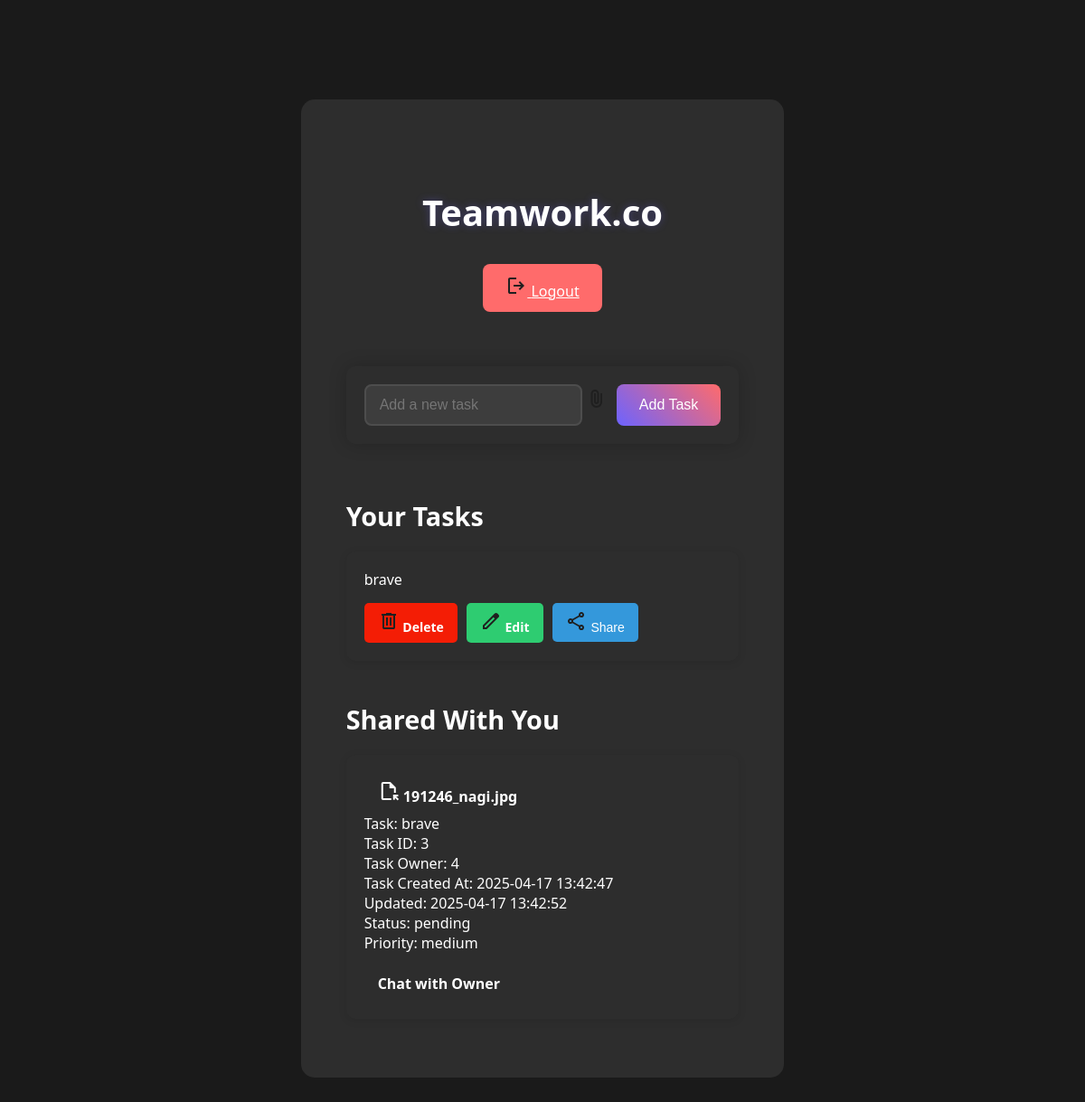
The app's page / (signed in) with its own data.
### app.py (models this page shows)
class Todo(db.Model):
    id = db.Column(db.Integer, primary_key=True)
    content = db.Column(db.String(200), nullable=False)
    date_created = db.Column(db.DateTime, default=datetime.utcnow)
    user_id = db.Column(db.Integer, db.ForeignKey('user.id'), nullable=False)
    shared_with = db.Column(db.String(500), nullable=True)  # Store shared user IDs as comma-separated string
    file_path = db.Column(db.String(255), nullable=True)  # Add this line to store file paths
    status = db.Column(db.String(50), default='pending')
    priority = db.Column(db.String(20), default='medium')
    updated_at = db.Column(db.DateTime, default=datetime.utcnow, onupdate=datetime.utcnow)

### app.py (the view, shortened to what this page needs)
@app.route('/', methods=['GET', 'POST'])
@login_required
def index():
    own_tasks = Todo.query.filter_by(user_id=current_user.id).all()
    shared_tasks = Todo.query.filter(Todo.shared_with.like(f"%{current_user.id}%")).all()
    return render_template('index.html', own_tasks=own_tasks, shared_tasks=shared_tasks)

### app.py (called while the page is built)
@login_manager.user_loader
def load_user(user_id):
    return User.query.get(int(user_id))

### templates/index.html (shortened to what this page needs)
{% extends 'base.html' %}
{% block body %}
<div class="content">
    <div class="header">
        <h1>Teamwork.co</h1>
        <a href="{{ url_for('logout') }}" class="logout-btn"><svg xmlns="http://www.w3.org/2000/svg" height="24px" viewBox="0 -960 960 960" width="24px" fill="#1f1f1f"><path d="M200-120q-33 0-56.5-23.5T120-200v-560q0-33 23.5-56.5T200-840h280v80H200v560h280v80H200Zm440-160-55-58 102-102H360v-80h327L585-622l55-58 200 200-200 200Z"/></svg> Logout</a>
    </div>
    <form action="/" method="POST" class="add-task-form" enctype="multipart/form-data">
        <div class="input-container">
            <input type="text" name="content" id="content" placeholder="Add a new task" required>
            <label for="task-file" class="circular-upload">
            </label>
        </div>
        <input type="submit" value="Add Task">
    </form>
    <h2>Your Tasks</h2>
    {% if own_tasks|length < 1 %}
        <p>No tasks available</p>
    {% else %}
        {% for task in own_tasks %}
            <div class="task">
                <div class="glow-border-box">
                    <p>{{ task.content }}</p>
                    <div class="task-actions">
                        <a href="{{ url_for('delete', id=task.id) }}" class="delete-btn"><svg xmlns="http://www.w3.org/2000/svg" height="24px" viewBox="0 -960 960 960" width="24px" fill="#1f1f1f"><path d="M280-120q-33 0-56.5-23.5T200-200v-520h-40v-80h200v-40h240v40h200v80h-40v520q0 33-23.5 56.5T680-120H280Zm400-600H280v520h400v-520ZM360-280h80v-360h-80v360Zm160 0h80v-360h-80v360ZM280-720v520-520Z"/></svg> Delete</a>
                        <a href="{{ url_for('update', id=task.id) }}" class="edit-btn"> Edit</a>
                        <button type="button" onclick="toggleShareForm('{{ task.id }}')" class="share-toggle-btn"> Share</button>
                    </div>
                </div>
            </div>
        {% endfor %}
    {% endif %}
    <h2>Shared With You</h2>
    {% if shared_tasks|length < 1 %}
        <p>No shared tasks</p>
    {% else %}
        {% for task in shared_tasks %}
            <div class="task shared-task">
                <div class="glow-border-box">
                    {% if task.file_path %}
                    <a href="{{ url_for('static', filename='uploads/' + task.file_path) }}" target="_blank">
                        <span class="material-symbols-outlined">
                        </span> {{ task.file_path.split('_', 1)[1] }}</a>
                    {% endif %}
                    <p>Task: {{ task.content }}</p>
                    <p>Task ID: {{ task.id }}</p>
                    <p>Task Owner: {{ task.user_id }}</p>
                    <p>Task Created At: {{ task.date_created.strftime('%Y-%m-%d %H:%M:%S') }}</p>
                    <p>Updated: {{ task.updated_at.strftime('%Y-%m-%d %H:%M:%S') }}</p>
                    <p>Status: {{ task.status }}</p>
                    <p>Priority: {{ task.priority }}</p>
                    <div class="task-actions">
                        <a href="{{ url_for('chat', user_id=task.user_id) }}" class="chat-btn">Chat with Owner</a>
                    </div>
                </div>
            </div>
        {% endfor %}
    {% endif %}
</div>
{% endblock %}

### static/css/Taskmaster webpage.css (style rules this page uses)
@media (min-width: 601px) and (max-width: 1200px) { body { padding: 60px; margin: 8px; } }
@media (min-width: 601px) and (max-width: 1200px) { .content { padding: 15px; max-width: 90%; } }
@media (min-width: 601px) and (max-width: 1200px) { .header { margin-bottom: 30px; padding: 15px 0; } }
@media (min-width: 601px) and (max-width: 1200px) { .task { padding: 18px; } }
@media (min-width: 601px) and (max-width: 1200px) { .task p { font-size: 15px; } }
@media (min-width: 601px) and (max-width: 1200px) { .task-actions { gap: 8px; } }
@media (min-width: 601px) and (max-width: 1200px) { .add-task-form { padding: 18px; } }
@media (min-width: 601px) and (max-width: 1200px) { h1 { font-size: 2.2em; } }
@media (min-width: 601px) and (max-width: 1200px) { h2 { font-size: 1.6em; } }
@media (min-width: 601px) and (max-width: 1200px) { .logout-btn, .delete-btn, .edit-btn, .view-message-btn { padding: 10px 18px; font-size: 14px; } }
@media (min-width: 601px) and (max-width: 1200px) { .share-btn, .share-toggle-btn { padding: 10px 18px; } }
body { background: #1a1a1a; color: #fff; font-family: 'Segoe UI', Tahoma, Geneva, Verdana, sans-serif; margin: 10px; padding: 100px; display: flex; flex-direction: column; justify-content: center; align-items: center; }
.content { max-width: 800px; margin: 0 auto; padding: 50px; background: #2d2d2d; border-radius: 15px; display: flex; flex-direction: column; }
.header { display: flex; flex-direction: column; align-items: center; margin-bottom: 40px; padding: 20px 0; text-align: center; }
.logout-btn { background: #ff6b6b; color: white; padding: 12px 25px; border: none; border-radius: 8px; cursor: pointer; transition: all 0.3s ease; font-size: 16px; }
h1 { color: #fff; text-align: center; margin-bottom: 30px; font-size: 2.5em; text-shadow: 0 0 10px rgba(108, 99, 255, 0.3); }
h2 { color: #fff; margin: 30px 0 20px; font-size: 1.8em; }
.task { background: #2d2d2d; border-radius: 10px; padding: 20px; margin-bottom: 15px; box-shadow: 0 2px 10px rgba(0, 0, 0, 0.1); display: flex; flex-wrap: wrap; align-items: center; gap: 15px; }
.task p { flex: 1; margin: 0; font-size: 16px; }
.task-actions { display: flex; gap: 10px; align-items: center; margin-top: 15px; }
.add-task-form { display: flex; gap: 10px; margin-bottom: 30px; background: #2d2d2d; padding: 20px; border-radius: 10px; box-shadow: 0 0 20px rgba(0, 0, 0, 0.2); }
.add-task-form input[type="text"] { flex: 1; padding: 12px 15px; background: #3d3d3d; border: 2px solid #4d4d4d; border-radius: 8px; color: #fff; font-size: 16px; transition: all 0.3s ease; }
.add-task-form input[type="submit"] { padding: 12px 25px; background: linear-gradient(45deg, #6c63ff, #ff6b6b); border: none; border-radius: 8px; color: white; font-size: 16px; cursor: pointer; transition: all 0.3s ease; }
.share-btn, .share-toggle-btn { background: #3498db; color: white; padding: 8px 15px; border: none; border-radius: 5px; cursor: pointer; transition: all 0.3s ease; font-size: 14px; }
.task { display: flex; flex-wrap: wrap; align-items: center; gap: 15px; padding: 20px; }
.task-actions { display: flex; gap: 10px; align-items: center; }
.task a { display: inline-block; padding: 8px 15px; border-radius: 5px; transition: all 0.3s ease; color: white; text-decoration: none; font-weight: bold; cursor: pointer; }
.delete-btn { background: #f41d05; color: white; padding: 8px 15px; border: none; border-radius: 5px; cursor: pointer; transition: all 0.3s ease; }
.edit-btn { background: #2ecc71; }
.share-toggle-btn { background: #3498db; color: white; padding: 8px 15px; border: none; border-radius: 5px; cursor: pointer; transition: all 0.3s ease; }

### records on screen
Todo: content "brave"
Todo: file_path "191246_nagi.jpg", content "brave", id "3", user_id "4", date_created "2025-04-17 13:42:47", updated_at "2025-04-17 13:42:52", status "pending", priority "medium"
